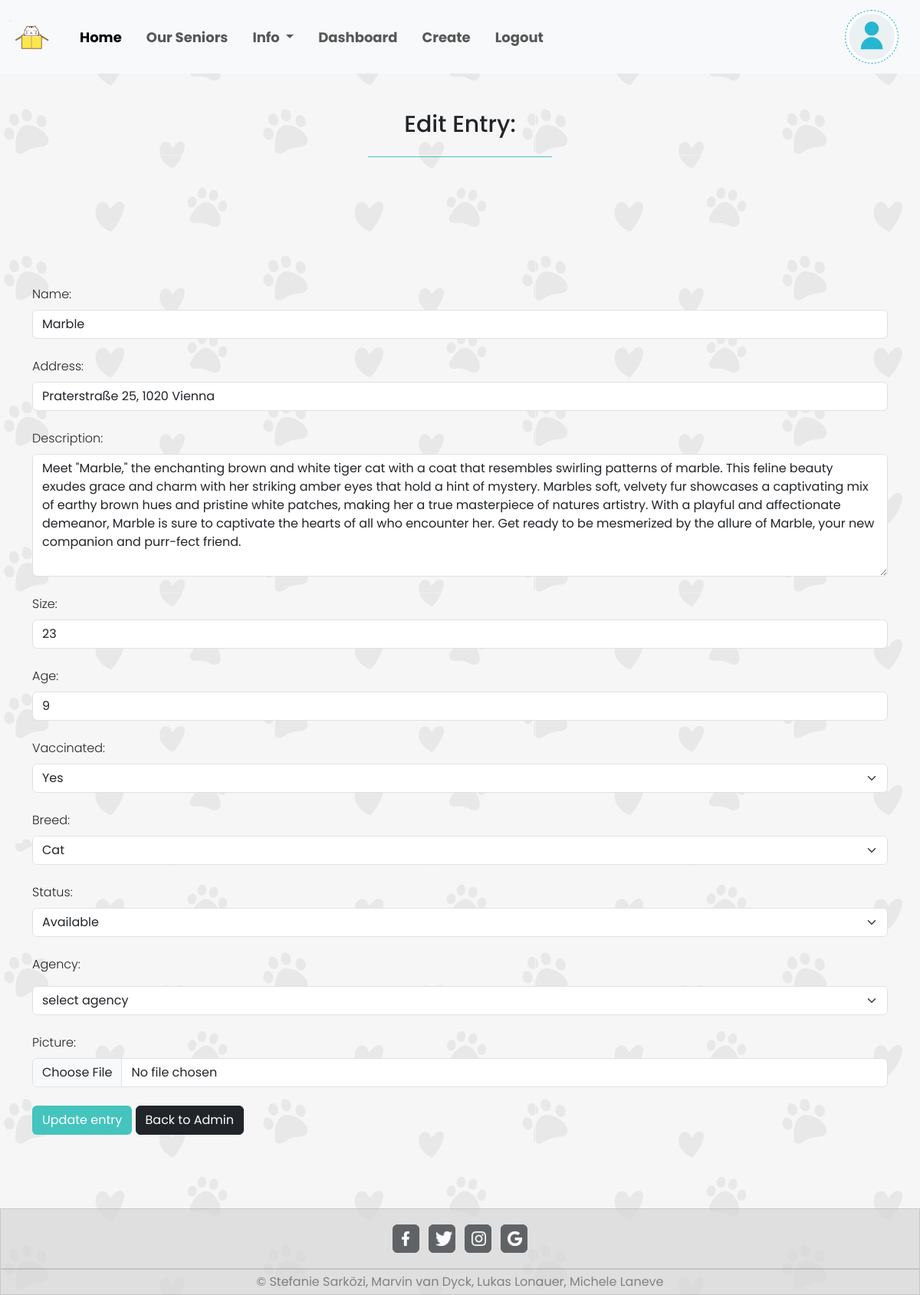
The app's page /php/edit.php?x=1 (signed in) with its own data.
### tables this page shows
CREATE TABLE `users` (
  `id` int(11) NOT NULL,
  `first_name` varchar(40) NOT NULL,
  `last_name` varchar(40) NOT NULL,
  `password` varchar(255) NOT NULL,
  `address` varchar(80) NOT NULL,
  `phone` int(15) NOT NULL,
  `email` varchar(50) NOT NULL,
  `picture` varchar(100) DEFAULT NULL,
  `status` varchar(10) NOT NULL DEFAULT 'user'
);

CREATE TABLE `animals` (
  `id` int(11) NOT NULL,
  `name` varchar(30) NOT NULL,
  `picture` varchar(100) DEFAULT NULL,
  `address` varchar(60) NOT NULL,
  `description` varchar(10000) NOT NULL,
  `size` varchar(20) NOT NULL,
  `age` varchar(30) NOT NULL,
  `vaccinated` varchar(3) NOT NULL,
  `breed` varchar(30) NOT NULL,
  `status` tinyint(1) NOT NULL,
  `agency_id_fk` int(11) NOT NULL
);

### php/edit.php (the view, shortened to what this page needs)
<?php
    require_once "footer.php";
    require_once "navbar.php";
    require_once "db_connect.php";
    $agencyForm = "";
    $agencyForm2 = "";
    if(isset($_SESSION["adm"])){
        $agencyForm="
        <div class='mb-4'>
            <label for='agencyID' class='form-label'>Agency:</label>
                <select id='agencyID' class='form-select mt-2' name='agencyID'>
                    <option value=''>select agency</option>";
        $agencyForm2 = "
                    </select>
            </div>";
    }
    $id = $_GET["x"];
    $sql = "SELECT * FROM animals WHERE id = $id";
    $result = mysqli_query($connect, $sql);
    $row = mysqli_fetch_assoc($result);
?>
<!DOCTYPE html>
<html lang="en">
<head>
    <link href="https://cdn.jsdelivr.net/npm/bootstrap@5.3.0/dist/css/bootstrap.min.css" rel="stylesheet">
</head>
<body>
    <?= $nav ?>
    <div class="text-center mt-5 mb-5">
        <h2 class="text-center " id="welcome">Edit Entry:</h2>
        <hr class="MLLine" style="width:20vw;">
    </div>
    <div class="container mt-5">
       <form method="POST" enctype="multipart/form-data">
           <div class="mb-4 mt-5">
               <label for="name" class= "form-label">Name: </label>
               <input  type="text" class="form-control" id="name" aria-describedby="name" name="name" value="<?= $row["name"] ?>">
            </div>
            <div class="mb-4">
                <label for="address" class="form-label">Address:</label>
                <input type="text" class="form-control"  id="address"  aria-describedby="address"  name="address" value="<?= $row["address"] ?>">
            </div>
            <div class="mb-4">
                <label for="description" class="form-label">Description:</label>
                <textarea type="text" style="height: 20vh;" class="form-control"  id="description"  aria-describedby="description"  name="description"><?= $row['description']?></textarea>
            </div>
            <div class="mb-4">
                <label for="size" class="form-label">Size:</label>
                <input type="text" class="form-control"  id="size"  aria-describedby="size"  name="size" value="<?= $row["size"] ?>">
            </div>
            <div class="mb-4">
                <label for="age" class="form-label">Age:</label>
                <input type="text" class="form-control"  id="age"  aria-describedby="age"  name="age" value="<?= $row["age"] ?>">
            </div>
            <div class="mb-4">
                <label for="vaccinated" class="form-label">Vaccinated:</label>
                <select class="form-select form-select mb-3" aria-label="vaccinated" name="vaccinated" id="vaccinated" >
                    <option selected value="Yes">Yes</option>
                </select>
            </div>
            <div class="mb-4">
                <label for="breed" class="form-label">Breed:</label>
                <select class="form-select form-select mb-3" aria-label="breed" name="breed" id="breed" >
                    <option selected value="Cat">Cat</option>
                </select>
            </div>
            <div class="mb-4">
                <label for="status" class="form-label">Status:</label>
                <select class="form-select form-select mb-3" aria-label="status" name="status" id="status" >
                    <option selected value="1">Available</option>
                </select>
            </div>
            <?= $agencyForm ?>
            <?= $agencyForm2 ?>
           <div class="mb-4">
                <label for="picture" class="form-label">Picture:</label>
                <input type = "file" class="form-control" id="picture" aria-describedby="picture"   name="picture">
            </div>
            <button name="update" type="submit" class="btn text-white mb-5" id="upBtn">Update entry</button>
            <a href="home.php" class="btn btn-dark mb-5">Back to Admin</a>
        </form>
    </div>
    <?= $footer ?>
</body>
</html>

### php/footer.php
<?php
$footer ='<footer class="mt-5 sticky">
        <div class="card text-center" id="foBg">
            <div class="card-header p-3">
                <a class="btn btn-dark p-1 m-1" style="width: 3%;" href="#" role="button"><img src="../images/Facebook.png" width="40%" class="m-1"></a>
                <a class="btn btn-dark p-1 m-1" style="width: 3%;" href="#" role="button"><img src="../images/twitter.png" width="90%" class="m-1"></a>
                <a class="btn btn-dark p-1 m-1" style="width: 3%;" href="#" role="button"><img src="../images/instagram.png" width="75%"  class="m-1"></a>
                <a class="btn btn-dark p-1 m-1" style="width: 3%;" href="#" role="button"><img src="../images/google.png" width="75%"  class="m-1"></a>
            </div>
            <div class="card-footer text-body-secondary p-1">
                &copy; Stefanie Sarközi, Marvin van Dyck, Lukas Lonauer, Michele Laneve
            </div>
        </div>
    </footer>';
?>

### php/navbar.php (shortened to what this page needs)
<?php
    require_once "db_connect.php";
    $dashboard="";
    $log="
        <li class='nav-item'>
            <a class='nav-link' href='logout.php?logout'>Logout</a >
        </li>";
    if(!isset($_SESSION["user"]) && !isset($_SESSION["adm"])&& !isset($_SESSION["shelter"])){
        $userAcc = "
        <a class='navbar-brand' href='login.php'>
        <span class='text-black-50 fs-6'>Login</span>
        </a>";
        $log="";
    }
    else{
        if(isset($_SESSION["adm"])){
            $sqlNav = "SELECT * FROM users WHERE id = {$_SESSION["adm"]}";
            $dashboard="
                <li class='nav-item me-3'>
                    <a class='nav-link' aria-current='page' href='dashboard.php'>Dashboard</a>
                </li>
                <li class='nav-item me-3'>
                    <a class='nav-link' aria-current='page' href='create.php'>Create</a>
                </li>";
        }
        $resultNav = mysqli_query($connect, $sqlNav);
        $rowNav = mysqli_fetch_assoc($resultNav);
        $userAcc = "
        <a class='navbar-brand' href='update.php?id={$rowNav["id"]}'>
            <img src='../images/{$rowNav["picture"]}' class='object-fit-contain' alt='user pic' width='70' height='70'>
        </a>";
    }
    $nav="
    <nav class='navbar navbar-expand-lg bg-body-tertiary' >
    <div class='container-fluid'>
        <a class='navbar-brand' href='home.php'>
            <img src='../images/logo.png' alt='logo' style='width: 5vw;'>
        </a>
        <ul class='navbar-nav me-auto mb-2 mb-lg-0 navText' >
            <li class='nav-item ms-2 me-3'>
                <a class='nav-link active' aria-current='page' href='home.php'>Home</a>
            </li>
            <!-- <li class='nav-item'>
                <a class='nav-link' href='home.php'>Pets</a>
            </li>-->
            <li class='nav-item  me-3'>
                <a class='nav-link' href='senior.php'>Our Seniors</a>
            </li>
            <li class='nav-item dropdown me-3'>
                <a class='nav-link dropdown-toggle' href='#' role='button' data-bs-toggle='dropdown' aria-expanded='false'>
                    Info
                </a>
                <ul class='dropdown-menu'>
                    <li><a class='dropdown-item' href='resourceLibrary.php'>Resource Library</a></li>
                    <li><a class='dropdown-item' href='faq.php'>FAQ</a></li>
                    <li><a class='dropdown-item' href='about.php'>About us</a></li>
                </ul>
            </li>
            {$dashboard}
            {$log}
        </ul>
        {$userAcc}
    </div>
    </nav>"
?>

### css/update.css (style rules this page uses)
#upBtn { background-color: #44c4bd; }
label { font-weight:300; font-size: medium; }

### css/home.css (style rules this page uses)
* { font-family: 'Poppins', sans-serif; }
body { min-height: 100vh; background-image:url(../images/bg.png); background-size:auto; }
.navbar { font-size: 1.5vw; }
.navText { font-weight: 700; font-style: normal; }
#welcome { font-family: "Poppins", sans-serif; font-weight: 500; font-style: normal; font-size: 2.5vw; }
#foBg { background-color: gainsboro; opacity: 70%; border-radius: 0%; width: 100%; }
.MLLine { display: inline-flex; justify-self: center; align-self: center; color: #44c4bd; opacity: 100%; }
#upBtn { background-color: #44c4bd; }
body { display: flex; flex-direction: column; min-height: 100vh; margin: 0; }
.sticky { margin-top: auto; }

### records on screen
users: picture (placeholder picture)
animals: name "Marble", address "Praterstraße 25, 1020 Vienna", description "Meet \"Marble,\" the enchanting brown and white tiger cat with a coat that resembles swirling patterns of marble. This feline beauty exudes grace and charm with her striking amber eyes that hold a hint of mystery. Marbles soft, velvety fur showcases a captivating mix of earthy brown hues and pristine white patches, making her a true masterpiece of natures artistry. With a playful and affectionate demeanor, Marble is sure to captivate the hearts of all who encounter her. Get ready to be mesmerized by the allure of Marble, your new companion and purr-fect friend.", size "23", age "9"
